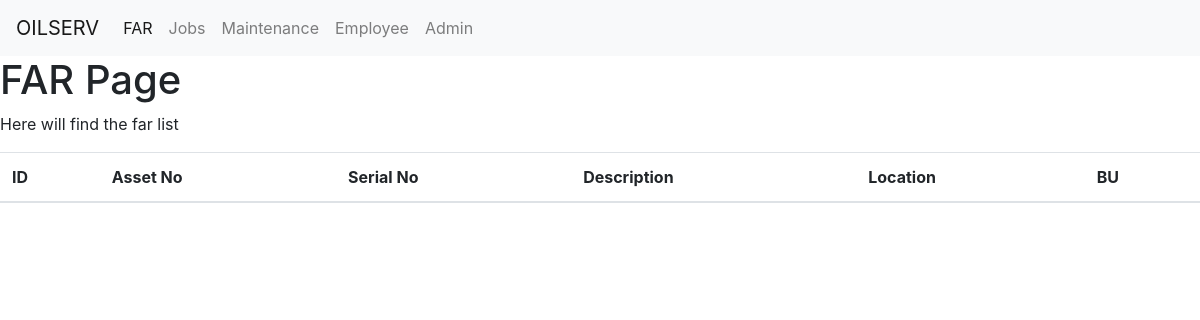
The app's page /FAR/, older data.
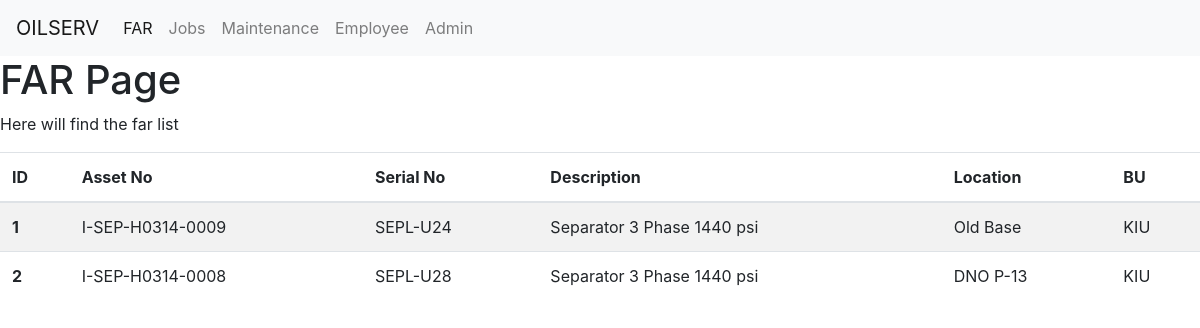
The same page, newer data.
### FAR/models.py (models this page shows, shortened)
class FAR_DB(models.Model):
    asset_num = models.CharField(max_length=200,unique=True, blank=False)
    serial_num = models.CharField(max_length=200,unique=True,blank=True)
    description = models.CharField(max_length=800)
    BU = models.CharField(max_length=4)
    BL = models.CharField(max_length=4)
    asset_life = models.IntegerField()
    acquisition_cost  = models.DecimalField(max_digits=10, decimal_places=2)
    tot_dep_value  = models.DecimalField(max_digits=10, decimal_places=2)
    nbv  = models.DecimalField(max_digits=10, decimal_places=2)
    acquisition_date  = models.DateField()
    equ_type = models.CharField(max_length=200)
    temp_location = models.CharField(max_length=200, blank=True)

### FAR/views.py (the view)
# urls.py: path('', views.FarListView.as_view(), name='far'),
class FarListView(ListView):
    template_name = 'FAR/far_page.html'
    queryset = models.FAR_DB.objects.all()
    context_object_name = 'far_1'

### FAR/templates/FAR/far_page.html
{% extends 'base.html' %}
{% block body_block %}
<h1>FAR Page</h1>
<p>Here will find the far list </p>
<table class="table table-striped">
	<thead>
		<tr>
			<th scope="col">ID</th>
			<th scope="col">Asset No</th>
			<th scope="col">Serial No</th>
			<th scope="col">Description</th>
			<th scope="col">Location</th>
			<th scope="col">BU</th>
		</tr>
	</thead>
	<tbody>
		{% for fa in far_1 %}
		<tr>
			<th scope="row">{{ fa.id }}</th>
			<td>{{ fa.asset_num  }}</td>
			<td>{{ fa.serial_num  }}</td>
			<td>{{ fa.description  }}</td>
			<td>{{ fa.temp_location }}</td>
			<td>{{ fa.BU }}</td>
		</tr>
		{% endfor %}
	</tbody>
</table>
{% endblock %}

Row changes from the older to the newer data that the page shows:
added FAR_DB: id "1", asset_num "I-SEP-H0314-0009", serial_num "SEPL-U24", description "Separator 3 Phase 1440 psi", temp_location "Old Base", BU "KIU"
added FAR_DB: id "2", asset_num "I-SEP-H0314-0008", serial_num "SEPL-U28", description "Separator 3 Phase 1440 psi", temp_location "DNO P-13", BU "KIU"
